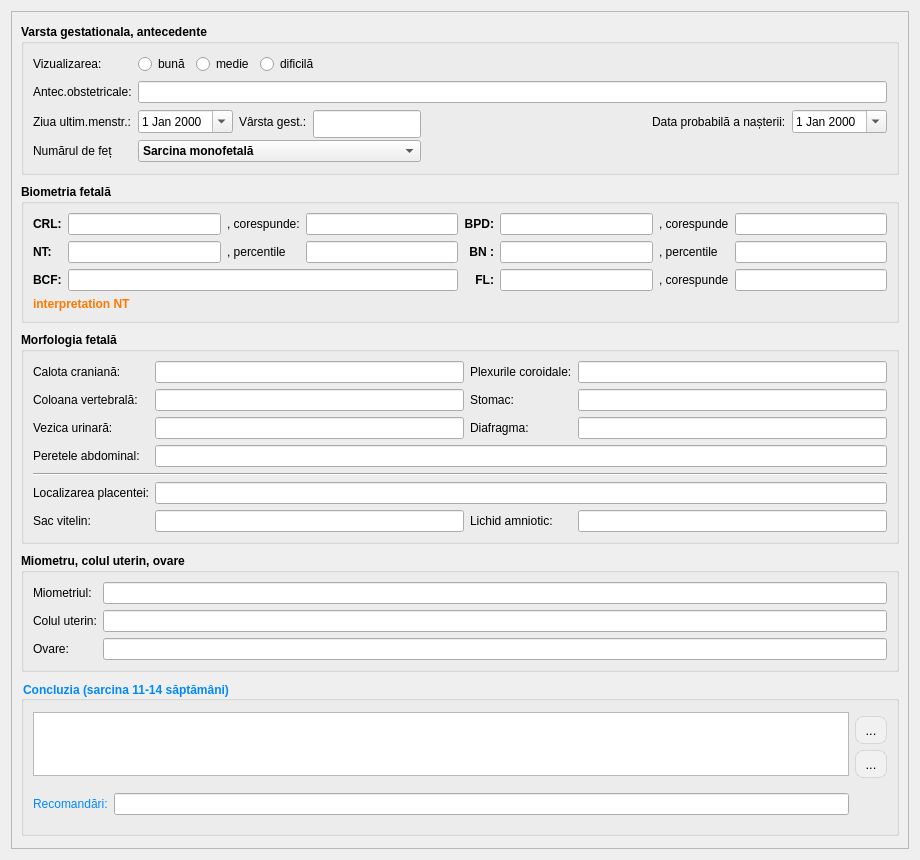
<?xml version="1.0" encoding="UTF-8"?>
<ui version="4.0">
 <class>ReportPageGestation1</class>
 <widget class="QWidget" name="ReportPageGestation1">
  <property name="geometry">
   <rect>
    <x>0</x>
    <y>0</y>
    <width>920</width>
    <height>860</height>
   </rect>
  </property>
  <property name="windowTitle">
   <string>Form</string>
  </property>
  <layout class="QGridLayout" name="gridLayout_46">
   <item row="0" column="0">
    <widget class="QScrollArea" name="scrollArea_gestation1">
     <property name="widgetResizable">
      <bool>true</bool>
     </property>
     <widget class="QWidget" name="scrollAreaWidgetContents">
      <property name="geometry">
       <rect>
        <x>0</x>
        <y>0</y>
        <width>886</width>
        <height>944</height>
       </rect>
      </property>
      <layout class="QGridLayout" name="gridLayout_45">
       <item row="3" column="0">
        <widget class="QGroupBox" name="groupBox_27">
         <property name="sizePolicy">
          <sizepolicy hsizetype="Preferred" vsizetype="Fixed">
           <horstretch>0</horstretch>
           <verstretch>0</verstretch>
          </sizepolicy>
         </property>
         <property name="font">
          <font>
           <family>Segoe UI</family>
           <bold>true</bold>
          </font>
         </property>
         <property name="title">
          <string>Miometru, colul uterin, ovare</string>
         </property>
         <layout class="QGridLayout" name="gridLayout_43">
          <item row="2" column="0">
           <widget class="QLabel" name="label_112">
            <property name="font">
             <font>
              <family>Segoe UI</family>
              <bold>false</bold>
             </font>
            </property>
            <property name="text">
             <string>Ovare:</string>
            </property>
           </widget>
          </item>
          <item row="0" column="0">
           <widget class="QLabel" name="label_113">
            <property name="font">
             <font>
              <family>Segoe UI</family>
              <bold>false</bold>
             </font>
            </property>
            <property name="text">
             <string>Miometriul:</string>
            </property>
           </widget>
          </item>
          <item row="1" column="0">
           <widget class="QLabel" name="label_114">
            <property name="font">
             <font>
              <family>Segoe UI</family>
              <bold>false</bold>
             </font>
            </property>
            <property name="text">
             <string>Colul uterin:</string>
            </property>
           </widget>
          </item>
          <item row="1" column="2">
           <widget class="QLineEdit" name="gestation1_cervix">
            <property name="font">
             <font>
              <family>Segoe UI</family>
              <bold>false</bold>
             </font>
            </property>
           </widget>
          </item>
          <item row="0" column="2">
           <widget class="QLineEdit" name="gestation1_miometer">
            <property name="font">
             <font>
              <family>Segoe UI</family>
              <bold>false</bold>
             </font>
            </property>
           </widget>
          </item>
          <item row="2" column="2">
           <widget class="QLineEdit" name="gestation1_ovary">
            <property name="font">
             <font>
              <family>Segoe UI</family>
              <bold>false</bold>
             </font>
            </property>
           </widget>
          </item>
         </layout>
        </widget>
       </item>
       <item row="4" column="0">
        <widget class="QGroupBox" name="groupBox_28">
         <property name="sizePolicy">
          <sizepolicy hsizetype="Preferred" vsizetype="Fixed">
           <horstretch>0</horstretch>
           <verstretch>0</verstretch>
          </sizepolicy>
         </property>
         <property name="font">
          <font>
           <family>Cantarell</family>
           <bold>true</bold>
          </font>
         </property>
         <property name="styleSheet">
          <string notr="true">color: rgb(0, 137, 255);</string>
         </property>
         <property name="title">
          <string>Concluzia (sarcina 11-14 săptămâni)</string>
         </property>
         <layout class="QGridLayout" name="gridLayout_44">
          <item row="3" column="0">
           <widget class="QLabel" name="label_115">
            <property name="text">
             <string>Recomandări:</string>
            </property>
           </widget>
          </item>
          <item row="2" column="2">
           <widget class="QToolButton" name="btn_add_template_gestation1">
            <property name="styleSheet">
             <string notr="true">QToolButton
{
border: 1px solid rgba(0, 0, 0, 0.1);
border-radius: 8px;
background-color: #f1f1f1;
color: #000000;
font-size: 13px;
padding: 4px 4px;
}
QToolButton:hover
{
background-color: #e0e0e0;
}
QToolButton:pressed
{
background-color: #d0d0d0;
}</string>
            </property>
            <property name="text">
             <string>...</string>
            </property>
            <property name="icon">
             <iconset resource="../../resources/resource.qrc">
              <normaloff>:/img/toolBar/add.png</normaloff>:/img/toolBar/add.png</iconset>
            </property>
           </widget>
          </item>
          <item row="0" column="0" rowspan="3" colspan="2">
           <widget class="QPlainTextEdit" name="gestation1_concluzion">
            <property name="sizePolicy">
             <sizepolicy hsizetype="Expanding" vsizetype="Preferred">
              <horstretch>0</horstretch>
              <verstretch>0</verstretch>
             </sizepolicy>
            </property>
            <property name="maximumSize">
             <size>
              <width>16777215</width>
              <height>64</height>
             </size>
            </property>
           </widget>
          </item>
          <item row="1" column="2">
           <widget class="QToolButton" name="btn_template_gestation1">
            <property name="styleSheet">
             <string notr="true">QToolButton
{
border: 1px solid rgba(0, 0, 0, 0.1);
border-radius: 8px;
background-color: #f1f1f1;
color: #000000;
font-size: 13px;
padding: 4px 4px;
}
QToolButton:hover
{
background-color: #e0e0e0;
}
QToolButton:pressed
{
background-color: #d0d0d0;
}</string>
            </property>
            <property name="text">
             <string>...</string>
            </property>
            <property name="icon">
             <iconset resource="../../resources/resource.qrc">
              <normaloff>:/img/actions/select.png</normaloff>:/img/actions/select.png</iconset>
            </property>
           </widget>
          </item>
          <item row="3" column="1">
           <widget class="LineEditCustom" name="gestation1_recommendation"/>
          </item>
          <item row="3" column="2">
           <spacer name="verticalSpacer_13">
            <property name="orientation">
             <enum>Qt::Orientation::Vertical</enum>
            </property>
            <property name="sizeHint" stdset="0">
             <size>
              <width>20</width>
              <height>40</height>
             </size>
            </property>
           </spacer>
          </item>
         </layout>
        </widget>
       </item>
       <item row="0" column="0">
        <widget class="QGroupBox" name="groupBox_25">
         <property name="sizePolicy">
          <sizepolicy hsizetype="Expanding" vsizetype="Fixed">
           <horstretch>0</horstretch>
           <verstretch>0</verstretch>
          </sizepolicy>
         </property>
         <property name="font">
          <font>
           <family>Segoe UI</family>
           <bold>true</bold>
          </font>
         </property>
         <property name="title">
          <string>Varsta gestationala, antecedente</string>
         </property>
         <layout class="QGridLayout" name="gridLayout_41">
          <item row="2" column="1">
           <widget class="QDateEdit" name="gestation1_LMP">
            <property name="font">
             <font>
              <family>Segoe UI</family>
              <bold>false</bold>
             </font>
            </property>
            <property name="calendarPopup">
             <bool>true</bool>
            </property>
           </widget>
          </item>
          <item row="2" column="3" colspan="3">
           <widget class="QLineEdit" name="gestation1_gestation">
            <property name="sizePolicy">
             <sizepolicy hsizetype="Expanding" vsizetype="Ignored">
              <horstretch>0</horstretch>
              <verstretch>0</verstretch>
             </sizepolicy>
            </property>
            <property name="minimumSize">
             <size>
              <width>0</width>
              <height>28</height>
             </size>
            </property>
            <property name="maximumSize">
             <size>
              <width>16777215</width>
              <height>16777215</height>
             </size>
            </property>
            <property name="font">
             <font>
              <family>Segoe UI</family>
              <bold>false</bold>
             </font>
            </property>
           </widget>
          </item>
          <item row="1" column="1" colspan="9">
           <widget class="QLineEdit" name="gestation1_antecedent">
            <property name="font">
             <font>
              <family>Segoe UI</family>
              <bold>false</bold>
             </font>
            </property>
           </widget>
          </item>
          <item row="2" column="6">
           <spacer name="horizontalSpacer_20">
            <property name="orientation">
             <enum>Qt::Orientation::Horizontal</enum>
            </property>
            <property name="sizeHint" stdset="0">
             <size>
              <width>40</width>
              <height>20</height>
             </size>
            </property>
           </spacer>
          </item>
          <item row="2" column="2">
           <widget class="QLabel" name="label_105">
            <property name="font">
             <font>
              <family>Segoe UI</family>
              <bold>false</bold>
             </font>
            </property>
            <property name="text">
             <string>Vârsta gest.:</string>
            </property>
           </widget>
          </item>
          <item row="2" column="0">
           <widget class="QLabel" name="label_174">
            <property name="font">
             <font>
              <family>Segoe UI</family>
              <bold>false</bold>
             </font>
            </property>
            <property name="text">
             <string>Ziua ultim.menstr.:</string>
            </property>
           </widget>
          </item>
          <item row="1" column="0">
           <widget class="QLabel" name="label_104">
            <property name="font">
             <font>
              <family>Segoe UI</family>
              <bold>false</bold>
             </font>
            </property>
            <property name="text">
             <string>Antec.obstetricale:</string>
            </property>
           </widget>
          </item>
          <item row="2" column="8" colspan="2">
           <widget class="QDateEdit" name="gestation1_probableDateBirth">
            <property name="font">
             <font>
              <family>Segoe UI</family>
              <bold>false</bold>
             </font>
            </property>
            <property name="calendarPopup">
             <bool>true</bool>
            </property>
           </widget>
          </item>
          <item row="0" column="0">
           <widget class="QLabel" name="label_103">
            <property name="font">
             <font>
              <family>Segoe UI</family>
              <bold>false</bold>
             </font>
            </property>
            <property name="text">
             <string>Vizualizarea:</string>
            </property>
           </widget>
          </item>
          <item row="2" column="7">
           <widget class="QLabel" name="label_161">
            <property name="font">
             <font>
              <family>Segoe UI</family>
              <bold>false</bold>
             </font>
            </property>
            <property name="text">
             <string>Data probabilă a nașterii:</string>
            </property>
           </widget>
          </item>
          <item row="3" column="0">
           <widget class="QLabel" name="label">
            <property name="font">
             <font>
              <family>Segoe UI</family>
              <bold>false</bold>
             </font>
            </property>
            <property name="text">
             <string>Numărul de feț</string>
            </property>
           </widget>
          </item>
          <item row="3" column="1" colspan="5">
           <widget class="QComboBox" name="comboMultiplePregnancy">
            <item>
             <property name="text">
              <string>Sarcina monofetală</string>
             </property>
            </item>
            <item>
             <property name="text">
              <string>Sarcina gemelară</string>
             </property>
            </item>
            <item>
             <property name="text">
              <string>Sarcina trifetală</string>
             </property>
            </item>
            <item>
             <property name="text">
              <string>Sarcina tetrafetală</string>
             </property>
            </item>
           </widget>
          </item>
          <item row="0" column="1" colspan="9">
           <layout class="QHBoxLayout" name="horizontalLayout">
            <item>
             <widget class="QRadioButton" name="gestation1_view_good">
              <property name="font">
               <font>
                <family>Segoe UI</family>
                <bold>false</bold>
               </font>
              </property>
              <property name="text">
               <string>bună</string>
              </property>
             </widget>
            </item>
            <item>
             <widget class="QRadioButton" name="gestation1_view_medium">
              <property name="font">
               <font>
                <family>Segoe UI</family>
                <bold>false</bold>
               </font>
              </property>
              <property name="text">
               <string>medie</string>
              </property>
             </widget>
            </item>
            <item>
             <widget class="QRadioButton" name="gestation1_view_difficult">
              <property name="font">
               <font>
                <family>Segoe UI</family>
                <bold>false</bold>
               </font>
              </property>
              <property name="text">
               <string>dificilă</string>
              </property>
             </widget>
            </item>
            <item>
             <spacer name="horizontalSpacer">
              <property name="orientation">
               <enum>Qt::Orientation::Horizontal</enum>
              </property>
              <property name="sizeHint" stdset="0">
               <size>
                <width>40</width>
                <height>20</height>
               </size>
              </property>
             </spacer>
            </item>
           </layout>
          </item>
         </layout>
        </widget>
       </item>
       <item row="1" column="0">
        <widget class="QGroupBox" name="groupBox_26">
         <property name="sizePolicy">
          <sizepolicy hsizetype="Preferred" vsizetype="Fixed">
           <horstretch>0</horstretch>
           <verstretch>0</verstretch>
          </sizepolicy>
         </property>
         <property name="font">
          <font>
           <family>Segoe UI</family>
           <bold>true</bold>
          </font>
         </property>
         <property name="title">
          <string>Biometria fetală</string>
         </property>
         <layout class="QGridLayout" name="gridLayout_42">
          <item row="1" column="7">
           <widget class="QLineEdit" name="gestation1_BN_percent">
            <property name="font">
             <font>
              <family>Segoe UI</family>
              <bold>false</bold>
             </font>
            </property>
           </widget>
          </item>
          <item row="1" column="4">
           <widget class="QLabel" name="label_117">
            <property name="text">
             <string>BN :</string>
            </property>
            <property name="alignment">
             <set>Qt::AlignmentFlag::AlignRight|Qt::AlignmentFlag::AlignTrailing|Qt::AlignmentFlag::AlignVCenter</set>
            </property>
           </widget>
          </item>
          <item row="2" column="1" colspan="3">
           <widget class="QLineEdit" name="gestation1_BCF">
            <property name="font">
             <font>
              <family>Segoe UI</family>
              <bold>false</bold>
             </font>
            </property>
           </widget>
          </item>
          <item row="1" column="6">
           <widget class="QLabel" name="label_118">
            <property name="font">
             <font>
              <family>Segoe UI</family>
              <bold>false</bold>
             </font>
            </property>
            <property name="text">
             <string>, percentile</string>
            </property>
           </widget>
          </item>
          <item row="2" column="0">
           <widget class="QLabel" name="label_109">
            <property name="text">
             <string>BCF:</string>
            </property>
           </widget>
          </item>
          <item row="0" column="7">
           <widget class="QLineEdit" name="gestation1_BPD_age">
            <property name="font">
             <font>
              <family>Segoe UI</family>
              <bold>false</bold>
             </font>
            </property>
           </widget>
          </item>
          <item row="2" column="5">
           <widget class="QLineEdit" name="gestation1_FL_dimens">
            <property name="font">
             <font>
              <family>Segoe UI</family>
              <bold>false</bold>
             </font>
            </property>
           </widget>
          </item>
          <item row="1" column="1">
           <widget class="QLineEdit" name="gestation1_NT_dimens">
            <property name="font">
             <font>
              <family>Segoe UI</family>
              <bold>false</bold>
             </font>
            </property>
           </widget>
          </item>
          <item row="0" column="1">
           <widget class="QLineEdit" name="gestation1_CRL_dimens">
            <property name="font">
             <font>
              <family>Segoe UI</family>
              <bold>false</bold>
             </font>
            </property>
           </widget>
          </item>
          <item row="0" column="6">
           <widget class="QLabel" name="label_106">
            <property name="font">
             <font>
              <family>Segoe UI</family>
              <bold>false</bold>
             </font>
            </property>
            <property name="text">
             <string>, corespunde</string>
            </property>
           </widget>
          </item>
          <item row="0" column="4">
           <widget class="QLabel" name="label_99">
            <property name="text">
             <string>BPD:</string>
            </property>
            <property name="alignment">
             <set>Qt::AlignmentFlag::AlignRight|Qt::AlignmentFlag::AlignTrailing|Qt::AlignmentFlag::AlignVCenter</set>
            </property>
           </widget>
          </item>
          <item row="1" column="2">
           <widget class="QLabel" name="label_116">
            <property name="font">
             <font>
              <family>Segoe UI</family>
              <bold>false</bold>
             </font>
            </property>
            <property name="text">
             <string>, percentile</string>
            </property>
           </widget>
          </item>
          <item row="1" column="5">
           <widget class="QLineEdit" name="gestation1_BN_dimens">
            <property name="font">
             <font>
              <family>Segoe UI</family>
              <bold>false</bold>
             </font>
            </property>
           </widget>
          </item>
          <item row="2" column="7">
           <widget class="QLineEdit" name="gestation1_FL_age">
            <property name="font">
             <font>
              <family>Segoe UI</family>
              <bold>false</bold>
             </font>
            </property>
           </widget>
          </item>
          <item row="0" column="3">
           <widget class="QLineEdit" name="gestation1_CRL_age">
            <property name="font">
             <font>
              <family>Segoe UI</family>
              <bold>false</bold>
             </font>
            </property>
           </widget>
          </item>
          <item row="0" column="2">
           <widget class="QLabel" name="label_110">
            <property name="font">
             <font>
              <family>Segoe UI</family>
              <bold>false</bold>
             </font>
            </property>
            <property name="text">
             <string>, corespunde:</string>
            </property>
           </widget>
          </item>
          <item row="2" column="4">
           <widget class="QLabel" name="label_111">
            <property name="text">
             <string>FL:</string>
            </property>
            <property name="alignment">
             <set>Qt::AlignmentFlag::AlignRight|Qt::AlignmentFlag::AlignTrailing|Qt::AlignmentFlag::AlignVCenter</set>
            </property>
           </widget>
          </item>
          <item row="0" column="0">
           <widget class="QLabel" name="label_108">
            <property name="text">
             <string>CRL:</string>
            </property>
           </widget>
          </item>
          <item row="0" column="5">
           <widget class="QLineEdit" name="gestation1_BPD_dimens">
            <property name="font">
             <font>
              <family>Segoe UI</family>
              <bold>false</bold>
             </font>
            </property>
           </widget>
          </item>
          <item row="1" column="0">
           <widget class="QLabel" name="label_107">
            <property name="text">
             <string>NT:</string>
            </property>
           </widget>
          </item>
          <item row="2" column="6">
           <widget class="QLabel" name="label_119">
            <property name="font">
             <font>
              <family>Segoe UI</family>
              <bold>false</bold>
             </font>
            </property>
            <property name="text">
             <string>, corespunde</string>
            </property>
           </widget>
          </item>
          <item row="1" column="3">
           <widget class="QLineEdit" name="gestation1_NT_percent">
            <property name="font">
             <font>
              <family>Segoe UI</family>
              <bold>false</bold>
             </font>
            </property>
           </widget>
          </item>
          <item row="3" column="0" colspan="8">
           <widget class="QLabel" name="interpretationNT">
            <property name="styleSheet">
             <string notr="true">color: rgb(255, 120, 0);</string>
            </property>
            <property name="text">
             <string>interpretation NT</string>
            </property>
           </widget>
          </item>
         </layout>
        </widget>
       </item>
       <item row="2" column="0">
        <widget class="QGroupBox" name="groupBox_29">
         <property name="sizePolicy">
          <sizepolicy hsizetype="Preferred" vsizetype="Fixed">
           <horstretch>0</horstretch>
           <verstretch>0</verstretch>
          </sizepolicy>
         </property>
         <property name="font">
          <font>
           <family>Segoe UI</family>
           <bold>true</bold>
          </font>
         </property>
         <property name="title">
          <string>Morfologia fetală</string>
         </property>
         <layout class="QGridLayout" name="gridLayout_47">
          <item row="1" column="1">
           <widget class="QLineEdit" name="gestation1_vertebral_column">
            <property name="font">
             <font>
              <family>Segoe UI</family>
              <bold>false</bold>
             </font>
            </property>
           </widget>
          </item>
          <item row="0" column="0">
           <widget class="QLabel" name="label_120">
            <property name="font">
             <font>
              <family>Segoe UI</family>
              <bold>false</bold>
             </font>
            </property>
            <property name="text">
             <string>Calota craniană:</string>
            </property>
           </widget>
          </item>
          <item row="5" column="1" colspan="3">
           <widget class="QLineEdit" name="gestation1_location_placenta">
            <property name="font">
             <font>
              <family>Segoe UI</family>
              <bold>false</bold>
             </font>
            </property>
           </widget>
          </item>
          <item row="5" column="0">
           <widget class="QLabel" name="label_127">
            <property name="font">
             <font>
              <family>Segoe UI</family>
              <bold>false</bold>
             </font>
            </property>
            <property name="text">
             <string>Localizarea placentei:</string>
            </property>
           </widget>
          </item>
          <item row="0" column="2">
           <widget class="QLabel" name="label_121">
            <property name="font">
             <font>
              <family>Segoe UI</family>
              <bold>false</bold>
             </font>
            </property>
            <property name="text">
             <string>Plexurile coroidale:</string>
            </property>
           </widget>
          </item>
          <item row="1" column="0">
           <widget class="QLabel" name="label_122">
            <property name="font">
             <font>
              <family>Segoe UI</family>
              <bold>false</bold>
             </font>
            </property>
            <property name="text">
             <string>Coloana vertebrală:</string>
            </property>
           </widget>
          </item>
          <item row="0" column="1">
           <widget class="QLineEdit" name="gestation1_callote_cranium">
            <property name="font">
             <font>
              <family>Segoe UI</family>
              <bold>false</bold>
             </font>
            </property>
           </widget>
          </item>
          <item row="2" column="0">
           <widget class="QLabel" name="label_124">
            <property name="font">
             <font>
              <family>Segoe UI</family>
              <bold>false</bold>
             </font>
            </property>
            <property name="text">
             <string>Vezica urinară:</string>
            </property>
           </widget>
          </item>
          <item row="3" column="0">
           <widget class="QLabel" name="label_126">
            <property name="font">
             <font>
              <family>Segoe UI</family>
              <bold>false</bold>
             </font>
            </property>
            <property name="text">
             <string>Peretele abdominal:</string>
            </property>
           </widget>
          </item>
          <item row="2" column="2">
           <widget class="QLabel" name="label_125">
            <property name="font">
             <font>
              <family>Segoe UI</family>
              <bold>false</bold>
             </font>
            </property>
            <property name="text">
             <string>Diafragma:</string>
            </property>
           </widget>
          </item>
          <item row="3" column="1" colspan="3">
           <widget class="QLineEdit" name="gestation1_abdominal_wall">
            <property name="font">
             <font>
              <family>Segoe UI</family>
              <bold>false</bold>
             </font>
            </property>
           </widget>
          </item>
          <item row="2" column="1">
           <widget class="QLineEdit" name="gestation1_bladder">
            <property name="font">
             <font>
              <family>Segoe UI</family>
              <bold>false</bold>
             </font>
            </property>
           </widget>
          </item>
          <item row="4" column="0" colspan="4">
           <widget class="Line" name="line_2">
            <property name="orientation">
             <enum>Qt::Orientation::Horizontal</enum>
            </property>
           </widget>
          </item>
          <item row="1" column="3">
           <widget class="QLineEdit" name="gestation1_stomach">
            <property name="font">
             <font>
              <family>Segoe UI</family>
              <bold>false</bold>
             </font>
            </property>
           </widget>
          </item>
          <item row="2" column="3">
           <widget class="QLineEdit" name="gestation1_diaphragm">
            <property name="font">
             <font>
              <family>Segoe UI</family>
              <bold>false</bold>
             </font>
            </property>
           </widget>
          </item>
          <item row="1" column="2">
           <widget class="QLabel" name="label_123">
            <property name="font">
             <font>
              <family>Segoe UI</family>
              <bold>false</bold>
             </font>
            </property>
            <property name="text">
             <string>Stomac:</string>
            </property>
           </widget>
          </item>
          <item row="0" column="3">
           <widget class="QLineEdit" name="gestation1_plex_choroid">
            <property name="font">
             <font>
              <family>Segoe UI</family>
              <bold>false</bold>
             </font>
            </property>
           </widget>
          </item>
          <item row="6" column="0">
           <widget class="QLabel" name="label_128">
            <property name="font">
             <font>
              <family>Segoe UI</family>
              <bold>false</bold>
             </font>
            </property>
            <property name="text">
             <string>Sac vitelin:</string>
            </property>
           </widget>
          </item>
          <item row="6" column="1">
           <widget class="QLineEdit" name="gestation1_sac_vitelin">
            <property name="font">
             <font>
              <family>Segoe UI</family>
              <bold>false</bold>
             </font>
            </property>
           </widget>
          </item>
          <item row="6" column="2">
           <widget class="QLabel" name="label_129">
            <property name="font">
             <font>
              <family>Segoe UI</family>
              <bold>false</bold>
             </font>
            </property>
            <property name="text">
             <string>Lichid amniotic:</string>
            </property>
           </widget>
          </item>
          <item row="6" column="3">
           <widget class="QLineEdit" name="gestation1_amniotic_liquid">
            <property name="font">
             <font>
              <family>Segoe UI</family>
              <bold>false</bold>
             </font>
            </property>
           </widget>
          </item>
         </layout>
        </widget>
       </item>
      </layout>
     </widget>
    </widget>
   </item>
  </layout>
 </widget>
 <customwidgets>
  <customwidget>
   <class>LineEditCustom</class>
   <extends>QLineEdit</extends>
   <header>customs/lineeditcustom.h</header>
  </customwidget>
 </customwidgets>
 <tabstops>
  <tabstop>gestation1_antecedent</tabstop>
  <tabstop>gestation1_LMP</tabstop>
  <tabstop>gestation1_gestation</tabstop>
  <tabstop>gestation1_probableDateBirth</tabstop>
  <tabstop>comboMultiplePregnancy</tabstop>
  <tabstop>gestation1_CRL_dimens</tabstop>
  <tabstop>gestation1_CRL_age</tabstop>
  <tabstop>gestation1_BPD_dimens</tabstop>
  <tabstop>gestation1_BPD_age</tabstop>
  <tabstop>gestation1_NT_dimens</tabstop>
  <tabstop>gestation1_NT_percent</tabstop>
  <tabstop>gestation1_BN_dimens</tabstop>
  <tabstop>gestation1_BN_percent</tabstop>
  <tabstop>gestation1_BCF</tabstop>
  <tabstop>gestation1_FL_dimens</tabstop>
  <tabstop>gestation1_FL_age</tabstop>
  <tabstop>gestation1_callote_cranium</tabstop>
  <tabstop>gestation1_plex_choroid</tabstop>
  <tabstop>gestation1_vertebral_column</tabstop>
  <tabstop>gestation1_stomach</tabstop>
  <tabstop>gestation1_bladder</tabstop>
  <tabstop>gestation1_diaphragm</tabstop>
  <tabstop>gestation1_abdominal_wall</tabstop>
  <tabstop>gestation1_location_placenta</tabstop>
  <tabstop>gestation1_sac_vitelin</tabstop>
  <tabstop>gestation1_amniotic_liquid</tabstop>
  <tabstop>gestation1_miometer</tabstop>
  <tabstop>gestation1_cervix</tabstop>
  <tabstop>gestation1_ovary</tabstop>
  <tabstop>gestation1_concluzion</tabstop>
  <tabstop>gestation1_recommendation</tabstop>
  <tabstop>scrollArea_gestation1</tabstop>
  <tabstop>btn_add_template_gestation1</tabstop>
  <tabstop>btn_template_gestation1</tabstop>
  <tabstop>gestation1_view_difficult</tabstop>
  <tabstop>gestation1_view_good</tabstop>
  <tabstop>gestation1_view_medium</tabstop>
 </tabstops>
 <resources>
  <include location="../../resources/resource.qrc"/>
 </resources>
 <connections/>
</ui>
